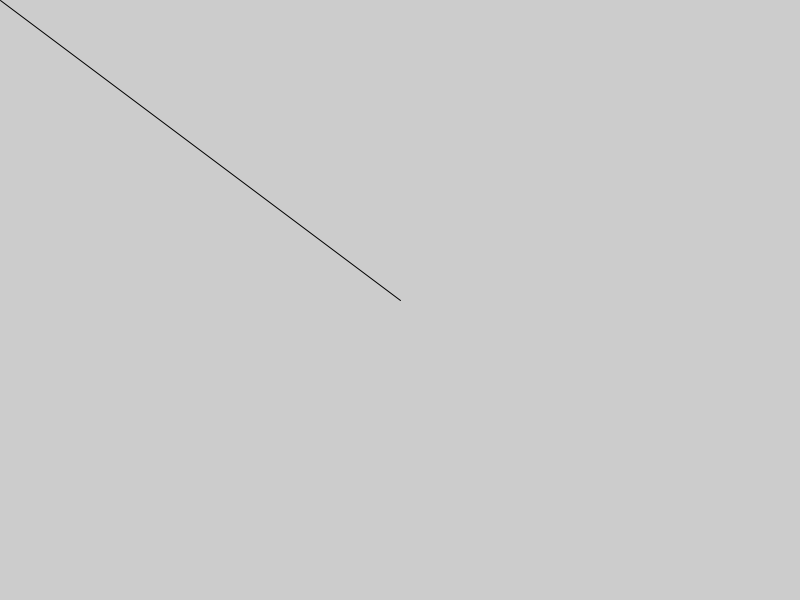
Frame 1 (no input)
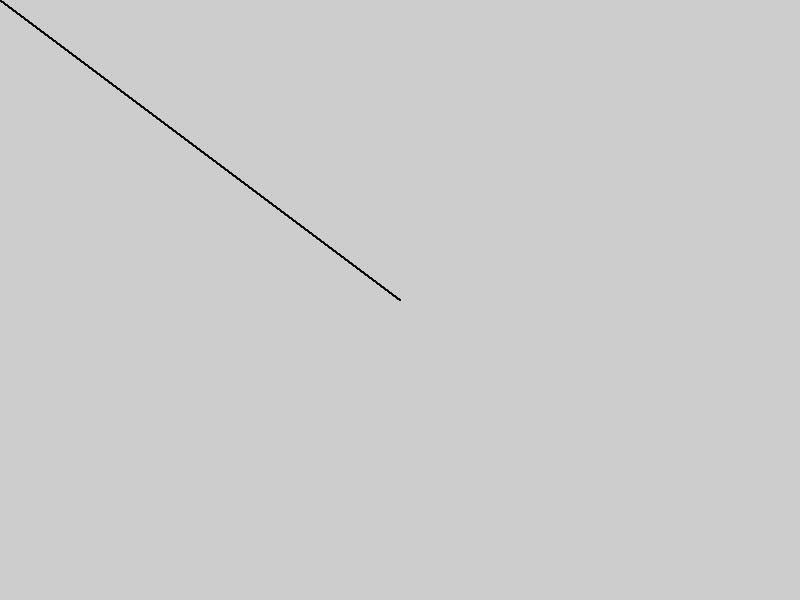
Frame 60 (the mouse pressed at the canvas centre just before this capture)
Frame 120 (the mouse held since frame 60 and released just before this capture): identical to frame 60, image omitted

The Processing sketch that drew these frames (run headless with seeded random() and noise(); from frame 60 on, the mouse is pressed at the canvas centre):

// Processing sketch: Lines_Java_Sat_Sep_26_2026
// ── Lines_Java_Sat_Sep_26_2026.pde
void setup(){
  size(800,600);
}

void draw(){
  //background(255);
  line(400,300,mouseX,mouseY);
}
